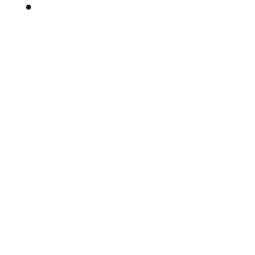
Frame 1 (no input)
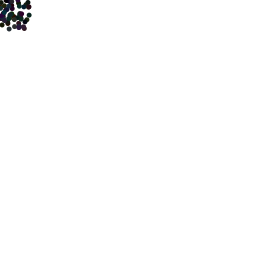
Frame 60 (the mouse pressed at the canvas centre just before this capture)
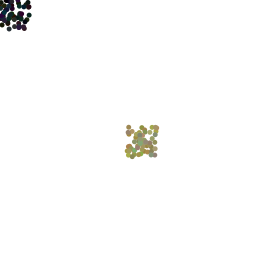
Frame 120 (the mouse held since frame 60 and released just before this capture)

The Processing sketch that drew these frames (run headless with seeded random() and noise(); from frame 60 on, the mouse is pressed at the canvas centre):

// Processing sketch: processing_155923
// ── processing_155923.pde

float r; 
float g; 
float b; 
float random;
float diam; 
float x; 
float y; 
float flamerate;
float xPos;


void setup() { 
size(255,255); 
background(255); 
//smooth(); 
xPos=0;
} 

void draw() { 

xPos+=1;
r = mouseX+random(50); 
g = mouseY+random(50); 
b = xPos;   
x = mouseX+random(30); 
y = mouseY+random(30);


noStroke(); 
fill(r,g,b,255); 
ellipse(x,y,5,5); 
} 
